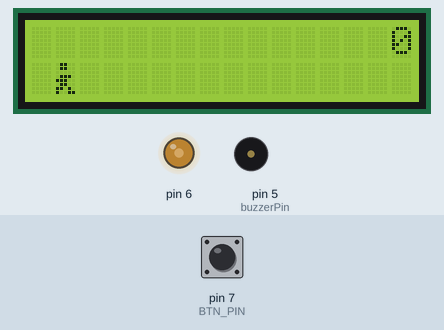
This sketch was run on a simulated Arduino Uno, built with avr-gcc and run on an emulated ATmega328P. On the bench: 16×2 character LCD, output pins drawn as LEDs (lit = HIGH), buzzer (waves = sounding). The test bench sets the inputs (shaded band); at power-on: pin 7 (BTN_PIN) HIGH. Random numbers use the default seed unless the sketch sets one.

Above: at 1.2 s.
1.3 s: pin 7 (BTN_PIN) pulled LOW for 3.2 s
At 5.3 s:
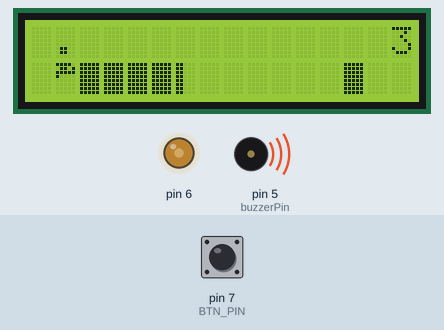
6.0 s: pin 7 (BTN_PIN) pulled LOW for 1 s
At 6.8 s:
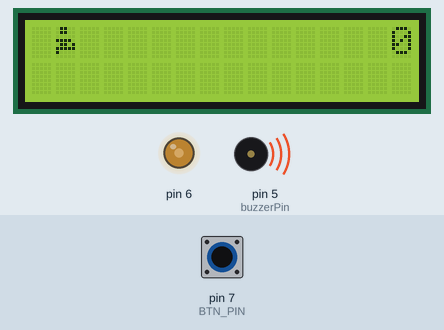
8.7 s: pin 7 (BTN_PIN) pulled LOW for 0.15 s
At 8.79 s:
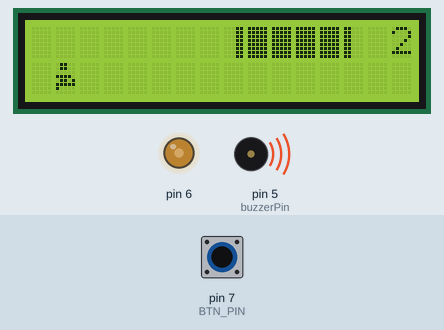
10.6 s: pin 7 (BTN_PIN) pulled LOW for 0.15 s
At 11.2 s:
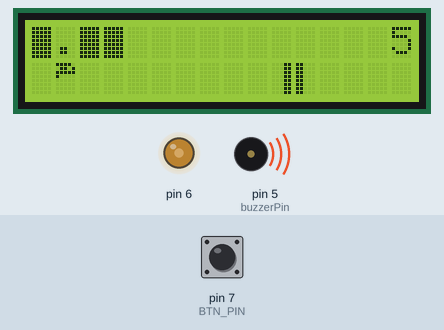
13.7 s: pin 7 (BTN_PIN) pulled LOW for 1 s
At 14.35 s:
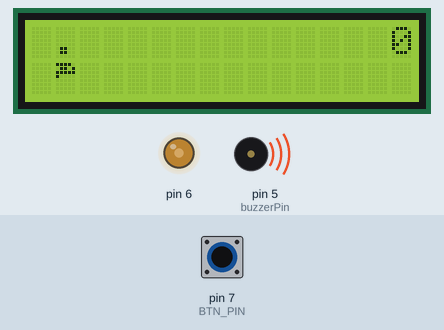
17.3 s: pin 7 (BTN_PIN) pulled LOW for 0.15 s
At 18.2 s:
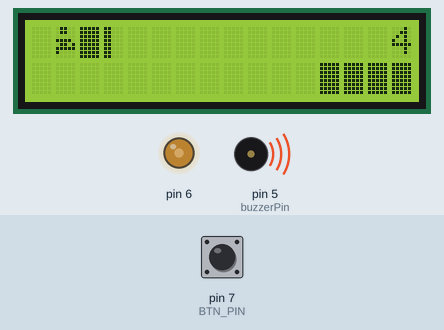
Timing chart, 0 to 20.1 s (numbered marks = the images above; inputs shaded):
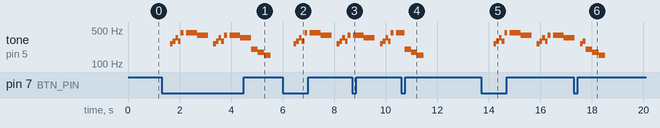

The sketch:

GEproject.ino
```cpp
/**
 * Endless Runner or "Arduino Run"
 * Date: August 18, 2017
 * Author: Joshua Brooks (http://www.instructables.com/member/joshua.brooks/)
 * Modified by: Shawn Hymel (SparkFun Electronics)
 * Edited and enhanced by: Nick Backsai and Angelina Shalupova
 *
 * Adjust LCD contrast with the potentiometer. Press the button
 * to start the game. During gameplay, press the button to jump
 * and avoid obstacles. Running into an object will result in
 * restarting. Points are awarded based on distance.
 */

#include <LiquidCrystal.h>

// Constants
const int buzzerPin = 5;    // connect the buzzer to pin 9
const int songLength = 32;  // sets the number of notes of the song

char notes[songLength] = {
  'c', 'd', 'f', 'd', 'a', ' ', 'a', 'a', 'a', 'a', 'g', 'g', 'g', 'g', ' ', ' ', 'c', 'd', 'f', 'd', 'g', ' ', 'g', 'g', 'g', 'g', 'f', 'f', 'f', 'f', ' ', ' '};

int beats[songLength] = {
  1, 1, 1, 1, 1, 1, 1, 1, 1, 1, 1, 1, 1, 1, 1, 1, 1, 1, 1, 1, 1, 1, 1, 1, 1, 1, 1, 1, 1, 1, 1, 1};


int tempo = 113;  // The tempo is how fast to play the song (beats per second).


#define BTN_PIN 7

#define SPRITE_RUN1 1
#define SPRITE_RUN2 2
#define SPRITE_JUMP 3
#define SPRITE_JUMP_UPPER '.'         // Use the '.' character for the head
#define SPRITE_JUMP_LOWER 4
#define SPRITE_TERRAIN_EMPTY ' '      // User the ' ' character
#define SPRITE_TERRAIN_SOLID 5
#define SPRITE_TERRAIN_SOLID_RIGHT 6
#define SPRITE_TERRAIN_SOLID_LEFT 7

#define HERO_HORIZONTAL_POSITION 1    // Horizontal position of hero on screen

#define TERRAIN_WIDTH 16
#define TERRAIN_EMPTY 0
#define TERRAIN_LOWER_BLOCK 1
#define TERRAIN_UPPER_BLOCK 2

#define HERO_POSITION_OFF 0          // Hero is invisible
#define HERO_POSITION_RUN_LOWER_1 1  // Hero is running on lower row (pose 1)
#define HERO_POSITION_RUN_LOWER_2 2  //                              (pose 2)

#define HERO_POSITION_JUMP_1 3       // Starting a jump
#define HERO_POSITION_JUMP_2 4       // Half-way up
#define HERO_POSITION_JUMP_3 5       // Jump is on upper row
#define HERO_POSITION_JUMP_4 6       // Jump is on upper row
#define HERO_POSITION_JUMP_5 7       // Jump is on upper row
#define HERO_POSITION_JUMP_6 8       // Jump is on upper row
#define HERO_POSITION_JUMP_7 9       // Half-way down
#define HERO_POSITION_JUMP_8 10      // About to land

#define HERO_POSITION_RUN_UPPER_1 11 // Hero is running on upper row (pose 1)
#define HERO_POSITION_RUN_UPPER_2 12

// Globals
LiquidCrystal lcd(8, 9, 10, 11, 12, 13);
static char terrainUpper[TERRAIN_WIDTH + 1];
static char terrainLower[TERRAIN_WIDTH + 1];
static bool buttonPushed = false;
int HIGHSCORE = 0;

void setup() {
  initializeGraphics();
  lcd.begin(16, 2);
  pinMode(BTN_PIN, INPUT_PULLUP);
  pinMode(buzzerPin, OUTPUT);  // sets the  buzzer pin as an OUTPUT
  int contrast_level = 105;
  analogWrite(6, contrast_level);
  pinMode(buzzerPin, OUTPUT);

}

void loop() {

  static byte heroPos = HERO_POSITION_RUN_LOWER_1;
  static byte newTerrainType = TERRAIN_EMPTY;
  static byte newTerrainDuration = 1;
  static bool playing = false;
  static bool blink = false;
  static unsigned int distance = 0;

  // Check if button is pressed
  if ( digitalRead(BTN_PIN) == LOW ) {
    buttonPushed = true;
  }


  int i, duration; //

  for (i = 0; i < songLength; i++) // for loop is used to index through the arrays
  {
    duration = beats[i] * tempo;  // length of note/rest in ms
    if ( digitalRead(BTN_PIN) == LOW ) {
    buttonPushed = true;
  }

  // Show start screen if not currently playing game
  if (!playing) {
    drawHero((blink) ? HERO_POSITION_OFF : heroPos, terrainUpper, terrainLower, distance >> 3);
    if (blink) {
      initializeGraphics();
      lcd.setCursor(0, 0);
      lcd.print("Press Start");
      lcd.setCursor(0,1);
      lcd.print("High Score: ");
      lcd.print(HIGHSCORE);
    }
    delay(250);
    blink = !blink;
    if (buttonPushed) {
      initializeGraphics();
      heroPos = HERO_POSITION_RUN_LOWER_1;
      playing = true;
      buttonPushed = false;
      distance = 0;
    }
    return;
  }

    if (notes[i] == ' '){          // is this a rest?
       // Shift the terrain to the left
  advanceTerrain(terrainLower, newTerrainType == TERRAIN_LOWER_BLOCK ? SPRITE_TERRAIN_SOLID : SPRITE_TERRAIN_EMPTY);
  advanceTerrain(terrainUpper, newTerrainType == TERRAIN_UPPER_BLOCK ? SPRITE_TERRAIN_SOLID : SPRITE_TERRAIN_EMPTY);

  // Make new terrain to enter on the right
  if (--newTerrainDuration == 0) {
    if (newTerrainType == TERRAIN_EMPTY) {
      newTerrainType = (random(3) == 0) ? TERRAIN_UPPER_BLOCK : TERRAIN_LOWER_BLOCK;
      newTerrainDuration = 2 + random(10);
    } else {
        newTerrainType = TERRAIN_EMPTY;
      newTerrainDuration = 10 + random(10);
    }
  }

  // Jump if button is pressed
  if (buttonPushed) {
    if (heroPos <= HERO_POSITION_RUN_LOWER_2) heroPos = HERO_POSITION_JUMP_1;
    buttonPushed = false;
  }

  // Draw hero on screen and check for collisions
  if (drawHero(heroPos, terrainUpper, terrainLower, distance >> 3)) {
    if((distance >> 3) > HIGHSCORE){
      HIGHSCORE = distance >> 3;
    }
     tone(buzzerPin, 200, 250);
     delay(250);
     tone(buzzerPin, 175, 250);
     delay(250);
     tone(buzzerPin, 150, 250);
    playing = false; // The hero collided with something. Too bad.
  } else {
    if (heroPos == HERO_POSITION_RUN_LOWER_2 || heroPos == HERO_POSITION_JUMP_8) {
      heroPos = HERO_POSITION_RUN_LOWER_1;
    } else if ((heroPos >= HERO_POSITION_JUMP_3 && heroPos <= HERO_POSITION_JUMP_5) && terrainLower[HERO_HORIZONTAL_POSITION] != SPRITE_TERRAIN_EMPTY) {
      heroPos = HERO_POSITION_RUN_UPPER_1;
    } else if (heroPos >= HERO_POSITION_RUN_UPPER_1 && terrainLower[HERO_HORIZONTAL_POSITION] == SPRITE_TERRAIN_EMPTY) {
      heroPos = HERO_POSITION_JUMP_5;
    } else if (heroPos == HERO_POSITION_RUN_UPPER_2) {
      heroPos = HERO_POSITION_RUN_UPPER_1;
    } else {
      ++heroPos;
    }
    ++distance;
  }
      //delay(duration);            // then pause for a moment
    }
    else                          // otherwise, play the note
    {
      tone(buzzerPin, frequency(notes[i]), duration);
       // Shift the terrain to the left
  advanceTerrain(terrainLower, newTerrainType == TERRAIN_LOWER_BLOCK ? SPRITE_TERRAIN_SOLID : SPRITE_TERRAIN_EMPTY);
  advanceTerrain(terrainUpper, newTerrainType == TERRAIN_UPPER_BLOCK ? SPRITE_TERRAIN_SOLID : SPRITE_TERRAIN_EMPTY);

  // Make new terrain to enter on the right
  if (--newTerrainDuration == 0) {
    if (newTerrainType == TERRAIN_EMPTY) {
      newTerrainType = (random(3) == 0) ? TERRAIN_UPPER_BLOCK : TERRAIN_LOWER_BLOCK;
      newTerrainDuration = 2 + random(10);
    } else {
      newTerrainType = TERRAIN_EMPTY;
      newTerrainDuration = 10 + random(10);
    }
  }

  // Jump if button is pressed
  if (buttonPushed) {
    if (heroPos <= HERO_POSITION_RUN_LOWER_2) heroPos = HERO_POSITION_JUMP_1;
    buttonPushed = false;
  }

  // Draw hero on screen and check for collisions
  if (drawHero(heroPos, terrainUpper, terrainLower, distance >> 3)) {
    if((distance >> 3) > HIGHSCORE){
      HIGHSCORE = distance >> 3;
    }
    tone(buzzerPin, 200, 250);
    delay(250);
     tone(buzzerPin, 175, 250);
     delay(250);
     tone(buzzerPin, 150, 250);
    playing = false; // The hero collided with something. Too bad.
  } else {
    if (heroPos == HERO_POSITION_RUN_LOWER_2 || heroPos == HERO_POSITION_JUMP_8) {
      heroPos = HERO_POSITION_RUN_LOWER_1;
    } else if ((heroPos >= HERO_POSITION_JUMP_3 && heroPos <= HERO_POSITION_JUMP_5) && terrainLower[HERO_HORIZONTAL_POSITION] != SPRITE_TERRAIN_EMPTY) {
      heroPos = HERO_POSITION_RUN_UPPER_1;
    } else if (heroPos >= HERO_POSITION_RUN_UPPER_1 && terrainLower[HERO_HORIZONTAL_POSITION] == SPRITE_TERRAIN_EMPTY) {
      heroPos = HERO_POSITION_JUMP_5;
    } else if (heroPos == HERO_POSITION_RUN_UPPER_2) {
      heroPos = HERO_POSITION_RUN_UPPER_1;
    } else {
      ++heroPos;
    }
    ++distance;
  }
     //delay(duration);            // wait for tone to finish
    }

    delay(100);
  }

}

// Create custom character LCD graphics
void initializeGraphics() {

  static byte graphics[] = {

    // Run position 1
    B01100,
    B01100,
    B00000,
    B01110,
    B11100,
    B01100,
    B11010,
    B10011,

    // Run position 2
    B01100,
    B01100,
    B00000,
    B01100,
    B01100,
    B01100,
    B01100,
    B01110,

    // Jump
    B01100,
    B01100,
    B00000,
    B11110,
    B01101,
    B11111,
    B10000,
    B00000,

    // Jump lower
    B11110,
    B01101,
    B11111,
    B10000,
    B00000,
    B00000,
    B00000,
    B00000,

    // Ground
    B11111,
    B11111,
    B11111,
    B11111,
    B11111,
    B11111,
    B11111,
    B11111,

    // Ground right
    B00011,
    B00011,
    B00011,
    B00011,
    B00011,
    B00011,
    B00011,
    B00011,

    // Ground left
    B11000,
    B11000,
    B11000,
    B11000,
    B11000,
    B11000,
    B11000,
    B11000,
  };
  int i;

  // Skip using character 0, this allows lcd.print() to be used
  // to quickly draw multiple characters
  for (i = 0; i < 7; ++i) {
    lcd.createChar(i + 1, &graphics[i * 8]);
  }

  // Fill screen with empty terrain
  for (i = 0; i < TERRAIN_WIDTH; ++i) {
    terrainUpper[i] = SPRITE_TERRAIN_EMPTY;
    terrainLower[i] = SPRITE_TERRAIN_EMPTY;
  }
}

// Slide the terrain to the left in half-character increments
void advanceTerrain(char* terrain, byte newTerrain) {
  for (int i = 0; i < TERRAIN_WIDTH; ++i) {
    char current = terrain[i];
    char next = (i == TERRAIN_WIDTH - 1) ? newTerrain : terrain[i + 1];
    switch (current) {
      case SPRITE_TERRAIN_EMPTY:
        terrain[i] = (next == SPRITE_TERRAIN_SOLID) ? SPRITE_TERRAIN_SOLID_RIGHT : SPRITE_TERRAIN_EMPTY;
        break;
      case SPRITE_TERRAIN_SOLID:
        terrain[i] = (next == SPRITE_TERRAIN_EMPTY) ? SPRITE_TERRAIN_SOLID_LEFT : SPRITE_TERRAIN_SOLID;
        break;
      case SPRITE_TERRAIN_SOLID_RIGHT:
        terrain[i] = SPRITE_TERRAIN_SOLID;
        break;
      case SPRITE_TERRAIN_SOLID_LEFT:
        terrain[i] = SPRITE_TERRAIN_EMPTY;
        break;
    }
  }
}

// Draw hero on screen and check for collisions
bool drawHero(byte position, char* terrainUpper, char* terrainLower, unsigned int score) {

  bool collide = false;
  char upperSave = terrainUpper[HERO_HORIZONTAL_POSITION];
  char lowerSave = terrainLower[HERO_HORIZONTAL_POSITION];
  byte upper, lower;

  // Draw the appropriate sprite for the hero (run or jump)
  switch (position) {
    case HERO_POSITION_OFF:
      upper = lower = SPRITE_TERRAIN_EMPTY;
      break;
    case HERO_POSITION_RUN_LOWER_1:
      upper = SPRITE_TERRAIN_EMPTY;
      lower = SPRITE_RUN1;
      break;
    case HERO_POSITION_RUN_LOWER_2:
      upper = SPRITE_TERRAIN_EMPTY;
      lower = SPRITE_RUN2;
      break;
    case HERO_POSITION_JUMP_1:
    case HERO_POSITION_JUMP_8:
      upper = SPRITE_TERRAIN_EMPTY;
      lower = SPRITE_JUMP;
      break;
    case HERO_POSITION_JUMP_2:
    case HERO_POSITION_JUMP_7:
      upper = SPRITE_JUMP_UPPER;
      lower = SPRITE_JUMP_LOWER;
      break;
    case HERO_POSITION_JUMP_3:
    case HERO_POSITION_JUMP_4:
    case HERO_POSITION_JUMP_5:
    case HERO_POSITION_JUMP_6:
      upper = SPRITE_JUMP;
      lower = SPRITE_TERRAIN_EMPTY;
      break;
    case HERO_POSITION_RUN_UPPER_1:
      upper = SPRITE_RUN1;
      lower = SPRITE_TERRAIN_EMPTY;
      break;
    case HERO_POSITION_RUN_UPPER_2:
      upper = SPRITE_RUN2;
      lower = SPRITE_TERRAIN_EMPTY;
      break;
  }

  // Detect collisions with terrain
  if (upper != ' ') {
    terrainUpper[HERO_HORIZONTAL_POSITION] = upper;
    collide = (upperSave == SPRITE_TERRAIN_EMPTY) ? false : true;
  }
  if (lower != ' ') {
    terrainLower[HERO_HORIZONTAL_POSITION] = lower;
    collide |= (lowerSave == SPRITE_TERRAIN_EMPTY) ? false : true;
  }

  // Calculate number of digits needed to draw the score
  byte digits = (score > 9999) ? 5 : (score > 999) ? 4 : (score > 99) ? 3 : (score > 9) ? 2 : 1;

  // Draw the scene
  terrainUpper[TERRAIN_WIDTH] = '\0';
  terrainLower[TERRAIN_WIDTH] = '\0';
  char temp = terrainUpper[16 - digits];
  terrainUpper[16 - digits] = '\0';
  lcd.setCursor(0, 0);
  lcd.print(terrainUpper);
  terrainUpper[16 - digits] = temp;
  lcd.setCursor(0, 1);
  lcd.print(terrainLower);

  // Draw score in upper right of screen
  lcd.setCursor(16 - digits, 0);
  lcd.print(score);

  terrainUpper[HERO_HORIZONTAL_POSITION] = upperSave;
  terrainLower[HERO_HORIZONTAL_POSITION] = lowerSave;

  return collide;
}


int frequency(char note)
{
  int i;
  const int numNotes = 8;  // number of notes we're storing
  char names[numNotes] = {
    'c', 'd', 'e', 'f', 'g', 'a', 'b', 'C'    };
  int frequencies[numNotes] = {
    262, 294, 330, 349, 392, 440, 494, 523    };

  // Now we'll search through the letters in the array, and if
  // we find it, we'll return the frequency for that note.

  for (i = 0; i < numNotes; i++)  // Step through the notes
  {
    if (names[i] == note)         // Is this the one?
    {
      return(frequencies[i]);     // Yes! Return the frequency and exit function.
    }
  }
  return(0);  // We looked through everything and didn't find it,
  // but we still need to return a value, so return 0.
}
```

Measured:
- after the input at 1.3 s, tone on pin 5 (buzzerPin): plays 262 Hz for 0.10 s, 294 Hz for 0.10 s, 349 Hz for 0.10 s, 294 Hz for 0.10 s, 440 Hz for 0.11 s, 440 Hz for 0.42 s … (17 notes in this stretch), starting after 0.34 s
- after the input at 6.0 s, tone on pin 5 (buzzerPin): plays 262 Hz for 0.10 s, 294 Hz for 0.10 s, 349 Hz for 0.10 s, 294 Hz for 0.10 s, 440 Hz for 0.11 s, 440 Hz for 0.42 s … (12 notes in this stretch), starting after 0.43 s
- after the input at 13.7 s, tone on pin 5 (buzzerPin): plays 262 Hz for 0.10 s, 294 Hz for 0.10 s, 349 Hz for 0.10 s, 294 Hz for 0.10 s, 440 Hz for 0.11 s, 440 Hz for 0.42 s … (14 notes in this stretch), starting after 0.49 s
- what the display in image 1 shows lasts 0.9 s, from 4.8 s to 5.7 s
- what the display in image 6 shows lasts 0.6 s, from 17.8 s to 18.4 s
